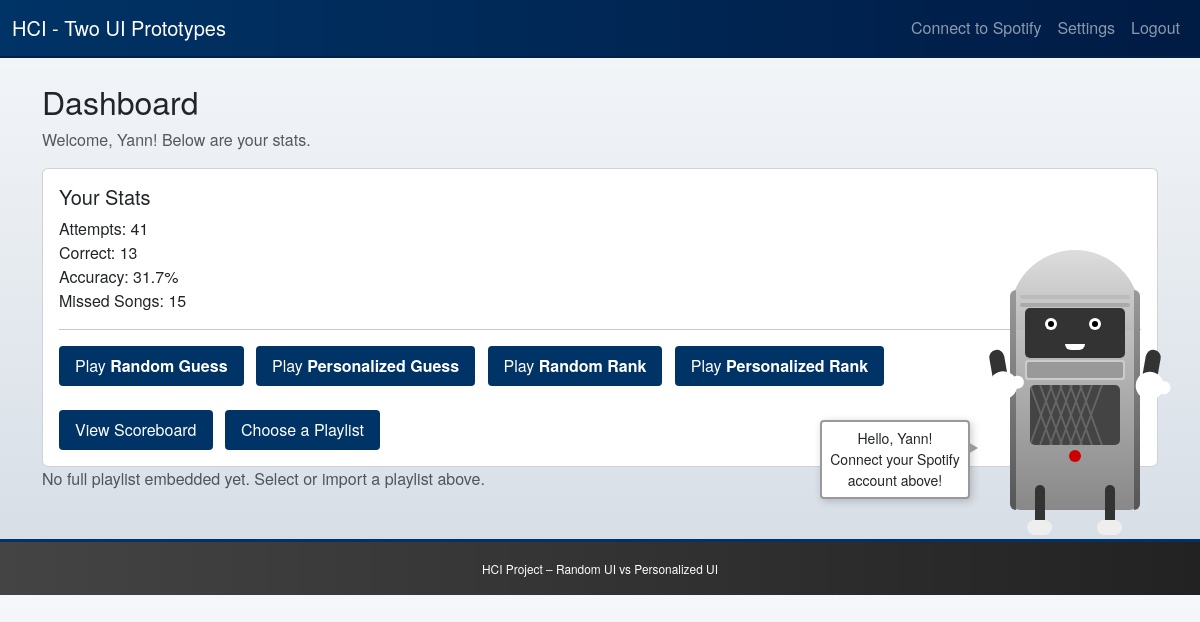
Page /dashboard (signed in) on the earlier database version.
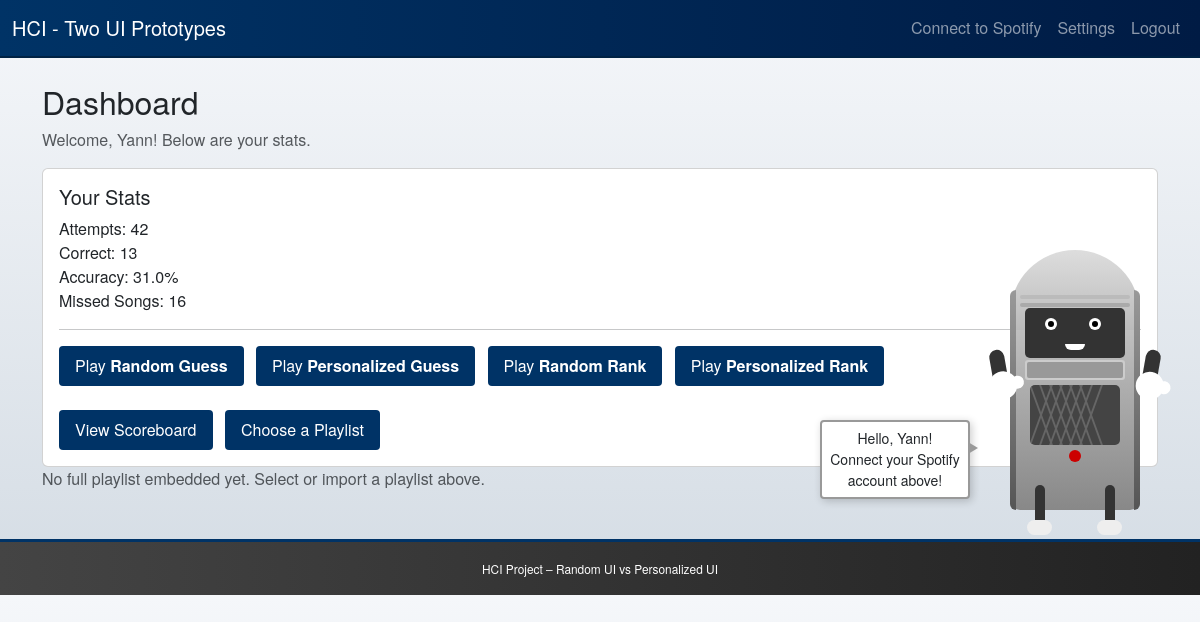
Same page on the later database version.
### models.py (models this page shows, shortened)
class User(db.Model):
    id = db.Column(db.Integer, primary_key=True)
    username = db.Column(db.String(80), unique=True, nullable=False)
    password = db.Column(db.String(80), nullable=False)
    total_correct = db.Column(db.Integer, default=0)
    total_attempts = db.Column(db.Integer, default=0)
    missed_songs = db.Column(db.String(1000), default="[]")
    random_guess_elo = db.Column(db.Integer, default=1200)
    personalized_guess_elo = db.Column(db.Integer, default=1200)
    random_rank_elo = db.Column(db.Integer, default=1200)
    personalized_rank_elo = db.Column(db.Integer, default=1200)
    preferences_json = db.Column(db.Text, default="{}")
    def get_missed_songs(self):
        try:
            return json.loads(self.missed_songs)
        except:
            return []
    def get_accuracy(self):
        if self.total_attempts == 0:
            return 0
        return self.total_correct / self.total_attempts

### routes/quiz_main.py (the view, shortened to what this page needs)
@quiz_bp.route('/dashboard')
@require_login
def dashboard():
    user = current_user()
    if not user:
        return redirect(url_for('auth_bp.login'))
    missed_count = len(user.get_missed_songs())
    if not session.get("spotify_token"):
        session["buddy_message"] = f"Hello, {user.username}! Connect your Spotify account above!"
    else:
        lines = get_buddy_personality_lines()
        session["buddy_message"] = lines['start'][0]
    return render_template('dashboard.html',
                           user=user,
                           missed_count=missed_count,
                           all_songs=ALL_TRACKS)

### app.py (called while the page is built)
def create_app():
    load_dotenv()
    app = Flask(__name__)
    app.secret_key = "ANY_RANDOM_SECRET_FOR_DEVELOPMENT"
    app.config["SQLALCHEMY_DATABASE_URI"] = "sqlite:///guessing_game.db"
    app.config["SQLALCHEMY_TRACK_MODIFICATIONS"] = False
    db.init_app(app)
    @app.context_processor
    def inject_now():
        return {"now": datetime.datetime.now()}
    @app.context_processor
    def inject_buddy_message():
        return {
            "buddy_message": session.get("buddy_message", ""),
            "buddy_hint": session.get("buddy_hint", "")
        }
    from routes.auth import auth_bp
    from routes.quiz_base import quiz_bp
    import routes.quiz_main
    import routes.quiz_personalized
    import routes.quiz_ranking
    app.register_blueprint(auth_bp)
    app.register_blueprint(quiz_bp)
    with app.app_context():
        db.create_all()
    return app

### routes/quiz_main.py (called while the page is built)
def current_user():
    uid = session.get("user_id")
    if not uid:
        return None
    return User.query.get(uid)

def require_login(f):
    @wraps(f)
    def wrapper(*args, **kwargs):
        if not current_user():
            flash("Please log in first!", "warning")
            return redirect(url_for('auth_bp.login'))
        return f(*args, **kwargs)
    return wrapper

### templates/dashboard.html
{% extends "layout.html" %}
{% block content %}
<h2>Dashboard</h2>
<p class="text-muted">Welcome, {{ user.username }}! Below are your stats.</p>
<div class="card mt-3">
  <div class="card-body">
    <h5 class="card-title">Your Stats</h5>
    <p class="card-text">
      Attempts: {{ user.total_attempts }}<br/>
      Correct: {{ user.total_correct }}<br/>
      Accuracy: {{ (user.get_accuracy()*100)|round(1) }}%<br/>
      Missed Songs: {{ missed_count }}
    </p>
    <hr/>
    <button class="btn quiz-btn me-2"
            onclick="window.location='{{ url_for('quiz_bp.random_version') }}'">
      Play <strong>Random Guess</strong>
    </button>
    <button class="btn quiz-btn me-2"
            onclick="window.location='{{ url_for('quiz_bp.personalized_version') }}'">
      Play <strong>Personalized Guess</strong>
    </button>
    <button class="btn quiz-btn me-2"
            onclick="window.location='{{ url_for('quiz_bp.random_rank') }}'">
      Play <strong>Random Rank</strong>
    </button>
    <button class="btn quiz-btn"
            onclick="window.location='{{ url_for('quiz_bp.personalized_rank') }}'">
      Play <strong>Personalized Rank</strong>
    </button>
    <br/><br/>
    <button class="btn quiz-btn me-2"
            onclick="window.location='{{ url_for('quiz_bp.scoreboard') }}'">
      View Scoreboard
    </button>
    <button class="btn quiz-btn"
        onclick="window.location='{{ url_for('quiz_bp.choose_playlist') }}'">
        Choose a Playlist
      </button>
  </div>
</div>
{% if session.playlist_id %}
<hr/>
<h4>Listen to the Full Playlist (Spotify Embed)</h4>
<iframe
  style="border-radius:12px"
  src="https://open.spotify.com/embed/playlist/{{ session.playlist_id }}"
  width="100%"
  height="380"
  frameborder="0"
  allow="autoplay; clipboard-write; encrypted-media; fullscreen; picture-in-picture"
  loading="lazy">
</iframe>
{% else %}
<p class="text-muted">
  No full playlist embedded yet. Select or import a playlist above.
</p>
{% endif %}
{% endblock %}

### templates/layout.html (shortened to what this page needs)
<!DOCTYPE html>
<html>
<head>
  <link
    rel="stylesheet"
    href="https://cdn.jsdelivr.net/npm/bootstrap@5.3.0/dist/css/bootstrap.min.css"
  />
  <link rel="stylesheet" href="{{ url_for('static', filename='css/style.css') }}">
</head>
<body class="{% if session.color_theme == 'light' %}light-theme{% endif %}">
  <nav class="navbar navbar-expand-lg {% if session.color_theme == 'light' %}navbar-light bg-light{% else %}navbar-dark bg-dark{% endif %}">
    <div class="container-fluid">
      <a class="navbar-brand" href="{{ url_for('quiz_bp.dashboard') }}">
        HCI - Two UI Prototypes
      </a>
      <div class="collapse navbar-collapse" id="navbarToggler">
        <ul class="navbar-nav ms-auto">
          {% if session.spotify_token %}
            <li class="nav-item">
              <span class="nav-link">Spotify: Connected</span>
            </li>
          {% else %}
            <li class="nav-item">
              <a class="nav-link" href="{{ url_for('auth_bp.spotify_login') }}">Connect to Spotify</a>
            </li>
          {% endif %}
          {% if session.user_id %}
          <li class="nav-item">
            <a class="nav-link" href="{{ url_for('quiz_bp.settings') }}">Settings</a>
          </li>
          <li class="nav-item">
            <a class="nav-link" href="{{ url_for('auth_bp.logout') }}">Logout</a>
          </li>
          {% endif %}
        </ul>
      </div>
    </div>
  </nav>
  <div class="container mt-4">
    {% block content %}{% endblock %}
  </div>
  <footer class="bg-secondary text-white mt-5 py-3">
    <div class="container text-center">
      <small>HCI Project – Random UI vs Personalized UI</small>
    </div>
  </footer>
  <div class="jukebox" id="buddyInLayout"
       style="position: fixed; top: 50%; right: 60px; transform: translateY(-50%); z-index:9999;">
    <div class="silver-band left"></div>
    <div class="silver-band right"></div>
    <div class="decorative-line"></div>
    <div class="face">
      <div class="eye left"><div class="pupil"></div></div>
      <div class="eye right"><div class="pupil"></div></div>
      <div class="mouth" id="mouth"></div>
    </div>
    <div class="grille"></div>
    <div class="speaker"></div>
    <div class="button"></div>
    <div class="arm arm-left"><div class="hand"></div></div>
    <div class="arm arm-right"><div class="hand"></div></div>
    <div class="leg leg-left"><div class="shoe"></div></div>
    <div class="leg leg-right"><div class="shoe"></div></div>
  </div>
</body>
</html>

### static/css/style.css (style rules this page uses)
body { background: linear-gradient(180deg, #f5f7fa 0%, #d4dce4 100%); margin: 0; padding: 0; font-family: "Helvetica Neue", Arial, sans-serif; }
.navbar-dark.bg-dark { background: linear-gradient(90deg, #003366 0%, #001B44 100%); border-bottom: 2px solid #002244; }
.quiz-btn { background-color: #003366; color: #fff; border: none; transition: transform 0.2s ease, background-color 0.2s ease; padding: 0.5rem 1rem; margin-right: 0.5rem; border-radius: 4px; }
footer.bg-secondary { background: linear-gradient(90deg, #444 0%, #222 100%); border-top: 3px solid #003366; }
footer .container { font-size: 0.85rem; }

### templates/layout.html (style rules this page uses)
.jukebox { position: relative; width: 130px; height: 220px; background: linear-gradient(to bottom, #cccccc 0%, #888888 100%); border-radius: 10px; animation: dance 3s infinite ease-in-out; transform-origin: center bottom; cursor: pointer; }
.jukebox::before { content: ''; position: absolute; top: -40px; left: 0; width: 130px; height: 80px; background: linear-gradient(to bottom, #dddddd 0%, #bbbbbb 100%); border-radius: 65px 65px 0 0; }
.silver-band { position: absolute; top: 0; width: 6px; height: 100%; background: linear-gradient(to bottom, #999 0%, #555 100%); }
.silver-band.left { left: 0; border-top-left-radius: 10px; border-bottom-left-radius: 10px; }
.silver-band.right { right: 0; border-top-right-radius: 10px; border-bottom-right-radius: 10px; }
.decorative-line { position: absolute; top: 5px; left: 10px; width: 110px; height: 4px; background: #bbb; border-radius: 2px; }
.decorative-line::after { content: ''; position: absolute; top: 8px; left: 0; width: 110px; height: 4px; background: #aaa; border-radius: 2px; }
.face { position: absolute; top: 18px; left: 15px; width: 100px; height: 50px; background: #333; border-radius: 5px; overflow: hidden; z-index: 2; }
.eye { position: absolute; top: 10px; width: 12px; height: 12px; background: #fff; border-radius: 50%; overflow: hidden; }
.eye.left { left: 20px; }
.eye.right { left: 64px; }
.pupil { position: absolute; top: 3px; left: 3px; width: 6px; height: 6px; background: #000; border-radius: 50%; }
.mouth { position: absolute; bottom: 8px; left: 40px; width: 20px; height: 6px; background: #fff; border-radius: 0 0 20px 20px; transform-origin: bottom center; }
.grille { position: absolute; top: 70px; left: 15px; width: 100px; height: 20px; background: #ccc; border-radius: 3px; }
.grille::before { content: ''; position: absolute; top: 2px; left: 2px; width: 96px; height: 16px; background: #999; border-radius: 2px; }
.speaker { position: absolute; top: 95px; left: 20px; width: 90px; height: 60px; background: #444; border-radius: 5px; overflow: hidden; }
.speaker::before { content: ''; position: absolute; width: 2px; height: 100%; background: #666; left: 10px; transform: skew(20deg); box-shadow: 10px 0 0 #666, 20px 0 0 #666, 30px 0 0 #666, 40px 0 0 #666, 50px 0 0 #666; }
.speaker::after { content: ''; position: absolute; width: 2px; height: 100%; background: #666; left: 10px; transform: skew(-20deg); box-shadow: 10px 0 0 #666, 20px 0 0 #666, 30px 0 0 #666, 40px 0 0 #666, 50px 0 0 #666; }
.button { position: absolute; top: 160px; left: 50%; transform: translateX(-50%); width: 12px; height: 12px; background: #c00; border-radius: 50%; }
.arm { position: absolute; width: 15px; height: 45px; background: #333; border-radius: 30px; transform-origin: top center; animation: armSway 4s infinite ease-in-out; }
.arm-left { top: 60px; left: -22px; transform: rotate(-10deg); }
.arm-right { top: 60px; right: -22px; transform: rotate(10deg); }
.hand { position: absolute; bottom: -5px; left: -5px; width: 28px; height: 28px; background: #fff; border-radius: 50%; }
.hand::before { content: ''; position: absolute; width: 13px; height: 13px; background: #fff; border-radius: 50%; top: 7px; right: -7px; }
.leg { position: absolute; width: 10px; height: 50px; background: #333; border-radius: 5px; bottom: -25px; transform-origin: top center; }
.leg-left { left: 25px; animation: legLeftWiggle 4s infinite ease-in-out; }
.leg-right { right: 25px; animation: legRightWiggle 4s infinite ease-in-out; }
.shoe { position: absolute; bottom: 0; left: -8px; width: 25px; height: 15px; background: #eee; border-radius: 10px; }

Differences in the rows shown:
changed User "Yann": total_attempts "41" → "42"; (user.get_accuracy()*100)|round(1) "31.7" → "31.0"
Other differences:
{{ missed_count }}: "15" → "16"
